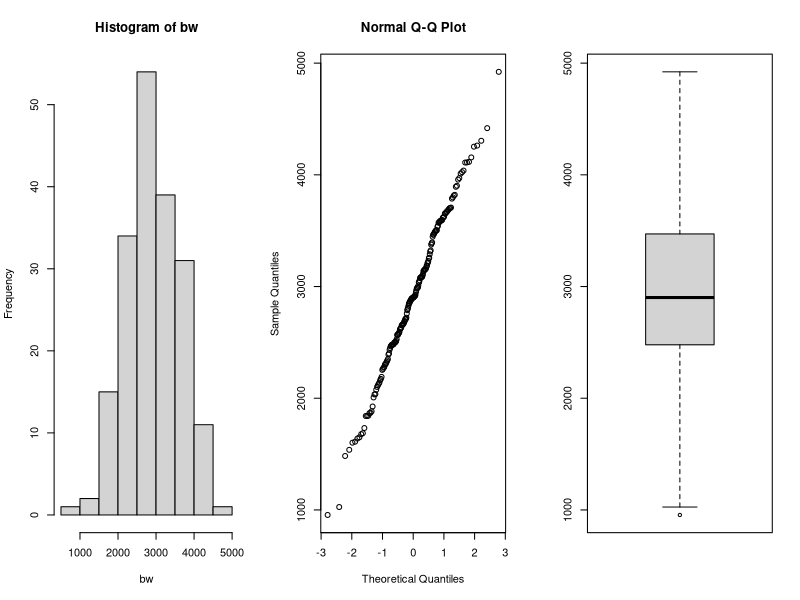
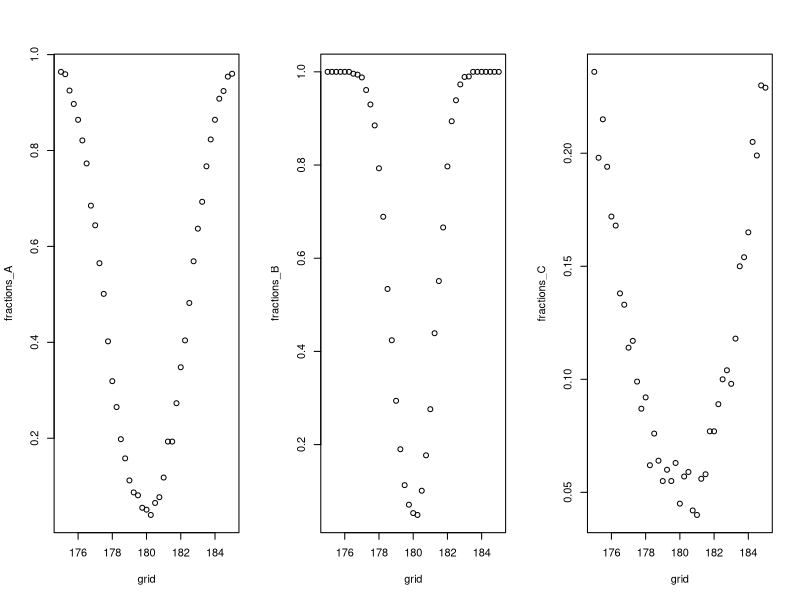
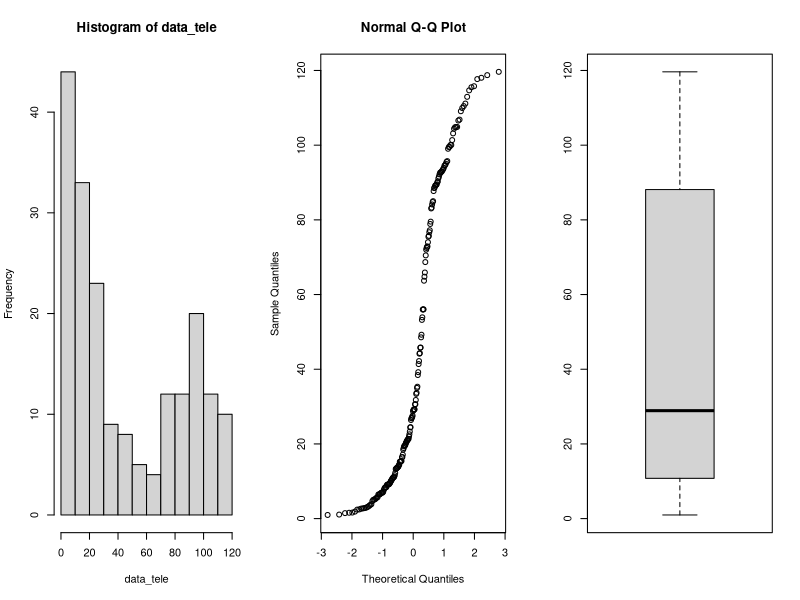
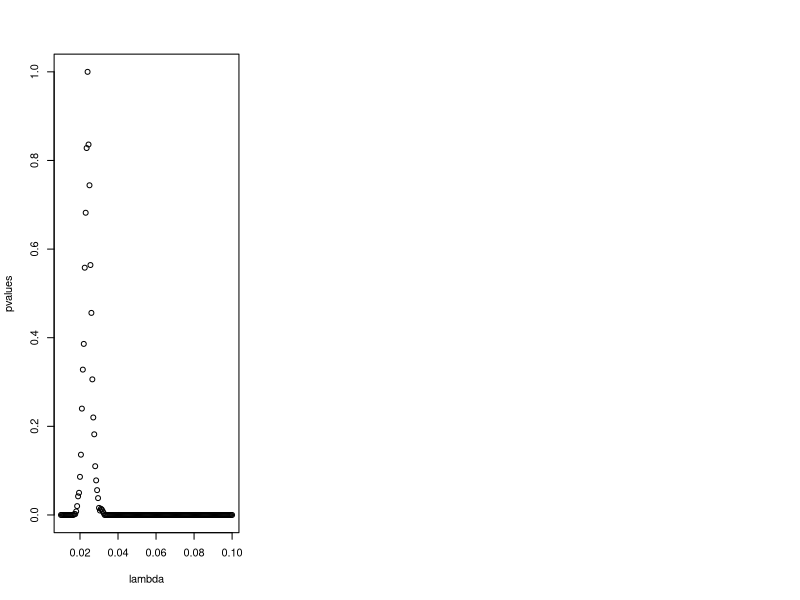
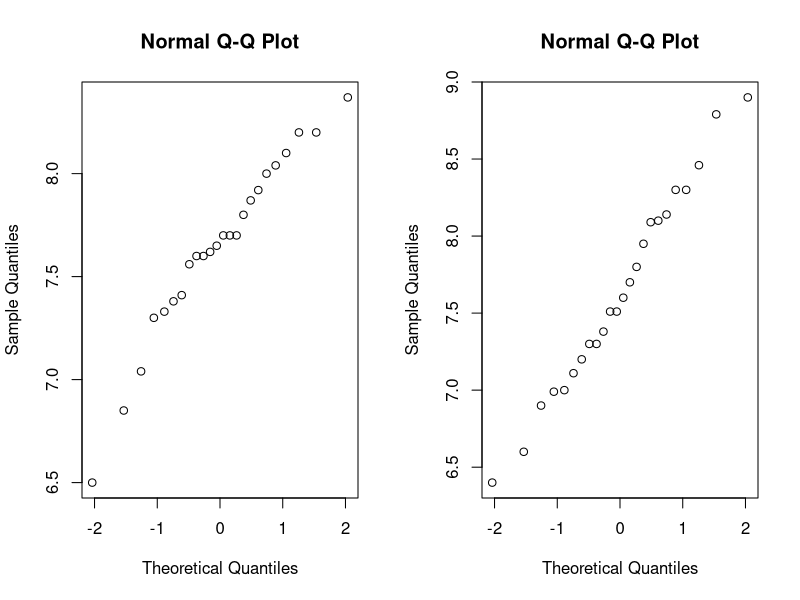
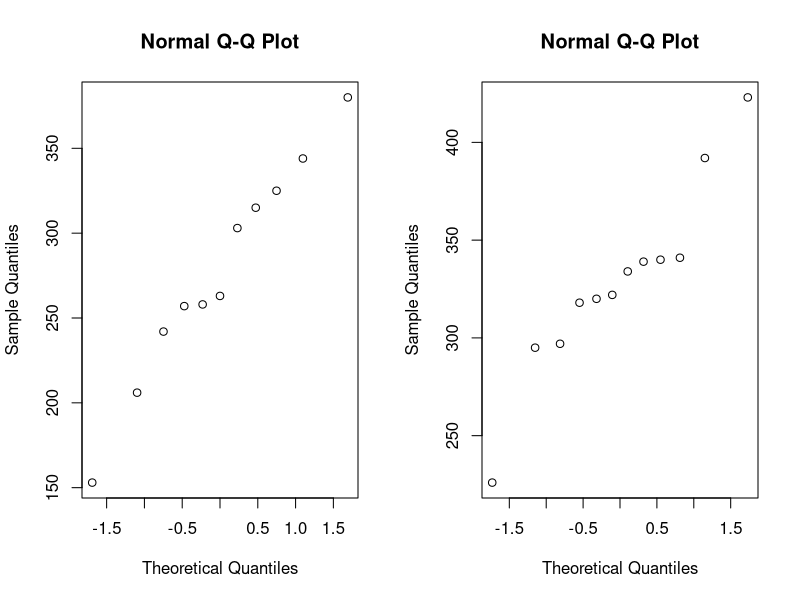
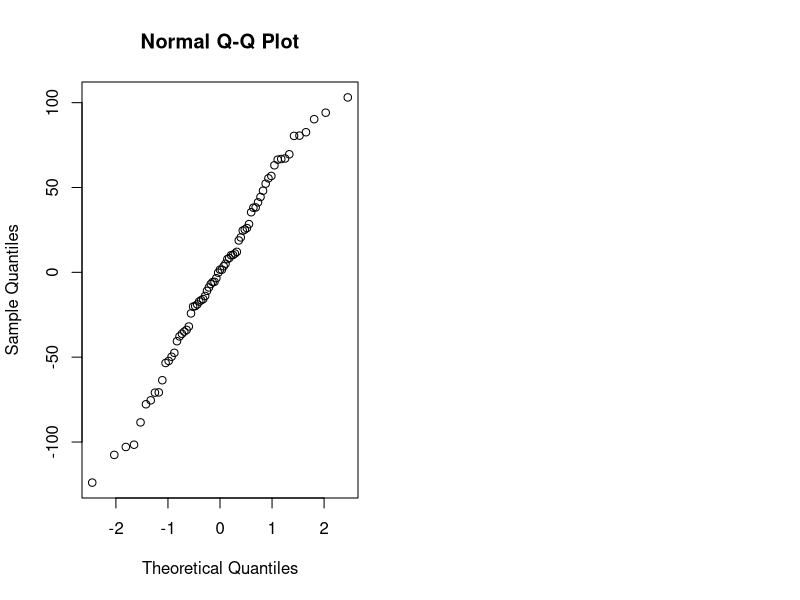

Write R code to recreate these figures, in order.
## ---- chunk 1
library(tidyverse)
library(rstudioapi)

knitr::opts_chunk$set(echo = TRUE)
setwd(dirname(getActiveDocumentContext()$path))
# round numbers to 3 digits
options(digits = 3)
## ---- chunk 2
par(mfrow=c(1,3))
data <- read.table(file="data/birthweight.txt",header=TRUE)

bw <- data$birthweight
hist(bw)
qqnorm(bw)
boxplot(bw)
# perform Shapiro-Wilk normality test
round(shapiro.test(bw)$p.value, 3)

## ---- chunk 3
m = mean(bw)
sd = sd(bw)
n = length(bw)
error = qnorm(0.95)*sd/sqrt(n)
ci = c(m-error, m+error)
paste0("mean: ", round(m, 3))
paste0("90% confidence interval: (", round(ci[1], 3), ",", round(ci[2], 3), ")")
## ---- chunk 4
t.test(bw, mu=2800, alternative = "greater", conf.level = 0.95)
## ---- chunk 5
n <- m <- 30; mu <- 180; nu <- 175; sd <- 5
grid <- seq(175,185, by=0.25)

power_function<-function(grid,n,m,mu,sd) {
  B <- 1000
  p <- numeric(B)
  G <- length(grid)
  fractions <- numeric(G)
  for (grid_nu in 1:G){
    p <- numeric(B)
    for (b in 1:B){
      x <- rnorm(n,mu,sd)
      y <- rnorm(m,grid[grid_nu],sd)
      p[b] <- t.test(x,y, var.equal = TRUE)[[3]]
    }
    fractions[grid_nu] <- mean(p<0.05)
  }
  return(fractions)
}

fractions_A <- power_function(grid,n,m,mu,sd)

## ---- chunk 6
n <- m <- 100; mu <- 180; sd <- 5

fractions_B <- power_function(grid,n,m,mu,sd)
## ---- chunk 7
n <- m <- 30
mu <- 180
sd <- 15

fractions_C <- power_function(grid,n,m,mu,sd)
par(mfrow=c(1,3))
plot(grid,fractions_A)
plot(grid,fractions_B)
plot(grid,fractions_C)
## ---- chunk 8
data<-read.table(file="data/telephone.txt",header=TRUE)

# remove zeros
data <- data %>% filter(Bills > 0)

data_tele <- data$Bills
par(mfrow=c(1,3))
hist(data_tele)
qqnorm(data_tele)
boxplot(data_tele)

## ---- chunk 9
lambda <- seq(0.01, 0.1, 0.0005)
pvalues <- c()
t <- median(data_tele)
for (x in lambda){
  B <- 1000
  tstar <- numeric(B)
  n <- length(data_tele)
  
  for (i in 1:B){
    xstar <- rexp(n,x)
    tstar[i] <- median(xstar)
  }
  pl<-sum(tstar<t)/B
  pr<-sum(tstar>t)/B
  p<-2*min(pl,pr)
  pl;pr;p
  pvalues <- c(pvalues,p)
}
plot(lambda, pvalues)

best_p <- which(pvalues > 0.05)
lambda[best_p]
## ---- chunk 10
B <- 1000
T1 <- median(data_tele)
Tstar <- numeric(B)
for (i in 1:B){
  Xstar <- sample(data_tele,replace=TRUE)
  Tstar[i] <- median(Xstar)
}
Tstar25 <- quantile(Tstar,0.025)
Tstar975 <- quantile(Tstar, 0.975)

paste0("Data median: ", round(T1, 3))
paste0("95% confidence interval: (", round(2*T1-Tstar975, 3), 
       ",", round(2*T1-Tstar25, 3), ")")

## ---- chunk 11
max_index <- which.max(pvalues)

opt_Lambda <- lambda[max_index]

paste0("Optimal lambda value found: ", round(opt_Lambda, 3))

# simulate exponential distribution and calculate the ci
medians <- c()
B <- 1000
n <- length(data_tele)

for (i in 1:B){
  medians <- c(medians, median(rexp(n,opt_Lambda)))
}

sd = sd(medians)
m = mean(medians)
error = qnorm(0.975)*sd/sqrt(B)
ci = c(m-error, m+error)
paste0("Median estimate: ", round(m, 3))
paste0("95% confidence interval: (", round(ci[1], 3), ",", round(ci[2], 3), ")")
## ---- chunk 12

bill_smal40 <- sum(data_tele<40)

binom.test(bill_smal40, length(data_tele))

bill_less10 <- sum(data_tele < 10)
bill_less10/length(data_tele)
## ---- chunk 13
data <- read.table(file="data/run.txt",header=TRUE)
cor.test(data$before, data$after)$p.value
## disgnostics
par(mfrow=c(1,2)); qqnorm(data$before); qqnorm(data$after)
## ---- chunk 14
# calculate differences
data <- data %>% 
  mutate(diff = before - after)
# filter for lemo and perdorm paired t-test
lemo <- data %>% 
  filter(drink == "lemo")
paste0("p-value for soft drink: ", 
       round(t.test(lemo$before, lemo$after, paired = TRUE)$p.value, 3))
# filter for energy and perform paired t-test
energy <- data %>% 
  filter(drink == "energy")
paste0("p-value for energy drink: ", 
       round(t.test(energy$before, energy$after, paired = TRUE)$p.value, 3))
## ---- chunk 15
# perform t-test
t.test(lemo$diff, energy$diff)$p.value
## ---- chunk 16
# filter for meatmeal
meatmeal <- chickwts %>% 
  filter(feed == "meatmeal") %>% 
  select(weight)
# filter for sunflower
sunflower <- chickwts %>% 
  filter(feed == "sunflower") %>% 
  select(weight)
# check for data normality
par(mfrow=c(1,2))
qqnorm(meatmeal$weight)
qqnorm(sunflower$weight)
# perform t-test, the data is not paired
paste0("t-test p-value: ", 
       round(t.test(meatmeal, sunflower)$p.value, 3))
# Mann-Whitney test
paste0("Mann-Whitney test p-value: ", 
       round(wilcox.test(meatmeal$weight, sunflower$weight)$p.value, 3))
# Kolmogorov-Smirnov test
paste0("Kolmogorov-Smirnov test: ", 
       round(ks.test(meatmeal$weight, sunflower$weight)$p.value, 3))
## ---- chunk 17
chickaov <- lm(weight~feed, data = chickwts)
# performing one-way ANOVA
anova(chickaov)
## ---- chunk 18
#extracting more information
table <- data.frame(summary(chickaov)$coefficients) 
table %>% 
  rename("p-value" = `Pr...t..`) %>% 
  add_rownames("Type") %>% 
  mutate(Type = case_when(
    Type == "(Intercept)" ~ "feedcasein",
    TRUE ~ Type
  ), Estimate = case_when(
    Type != "feedcasein" ~ as.numeric(table$Estimate[1]) + Estimate,
    TRUE ~ Estimate
  )) %>%  mutate_if(is.numeric, funs(as.character(signif(., 3)))) %>%
    knitr::kable(.)
## ---- chunk 19
# check for normality
qqnorm(chickaov$residuals)
## ---- chunk 20
kruskal.test(weight~feed, data = chickwts)$p.value
